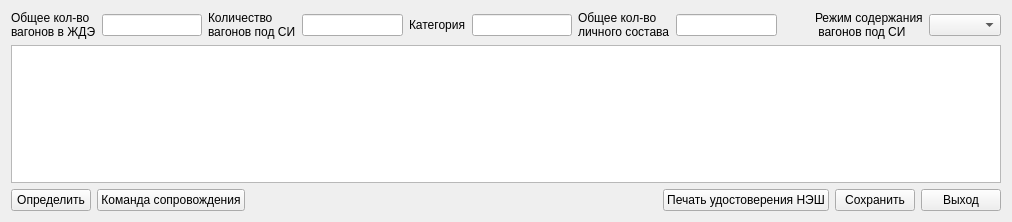
<?xml version="1.0" encoding="UTF-8"?>
<ui version="4.0">
 <class>PeopleCalcForm</class>
 <widget class="QWidget" name="PeopleCalcForm">
  <property name="geometry">
   <rect>
    <x>0</x>
    <y>0</y>
    <width>1012</width>
    <height>222</height>
   </rect>
  </property>
  <property name="windowTitle">
   <string>Определение состава команды сопровождения</string>
  </property>
  <property name="windowIcon">
   <iconset>
    <normaloff>../../../../../root/.designer/images/new.png</normaloff>../../../../../root/.designer/images/new.png</iconset>
  </property>
  <layout class="QVBoxLayout" name="verticalLayout">
   <item>
    <layout class="QHBoxLayout" name="horizontalLayout_2">
     <item>
      <widget class="QLabel" name="label">
       <property name="text">
        <string>Общее кол-во
вагонов в ЖДЭ</string>
       </property>
      </widget>
     </item>
     <item>
      <widget class="QLineEdit" name="leAllRailCount">
       <property name="minimumSize">
        <size>
         <width>80</width>
         <height>0</height>
        </size>
       </property>
       <property name="alignment">
        <set>Qt::AlignCenter</set>
       </property>
       <property name="readOnly">
        <bool>true</bool>
       </property>
      </widget>
     </item>
     <item>
      <widget class="QLabel" name="label_4">
       <property name="text">
        <string>Количество
вагонов под СИ</string>
       </property>
      </widget>
     </item>
     <item>
      <widget class="QLineEdit" name="leSiRailCount">
       <property name="minimumSize">
        <size>
         <width>80</width>
         <height>0</height>
        </size>
       </property>
       <property name="alignment">
        <set>Qt::AlignCenter</set>
       </property>
       <property name="readOnly">
        <bool>true</bool>
       </property>
      </widget>
     </item>
     <item>
      <widget class="QLabel" name="label_2">
       <property name="text">
        <string>Категория</string>
       </property>
      </widget>
     </item>
     <item>
      <widget class="QLineEdit" name="leKP">
       <property name="minimumSize">
        <size>
         <width>80</width>
         <height>0</height>
        </size>
       </property>
       <property name="alignment">
        <set>Qt::AlignCenter</set>
       </property>
       <property name="readOnly">
        <bool>true</bool>
       </property>
      </widget>
     </item>
     <item>
      <widget class="QLabel" name="label_5">
       <property name="text">
        <string>Общее кол-во
личного состава</string>
       </property>
      </widget>
     </item>
     <item>
      <widget class="QLineEdit" name="lePeopleCount">
       <property name="sizePolicy">
        <sizepolicy hsizetype="Preferred" vsizetype="Fixed">
         <horstretch>0</horstretch>
         <verstretch>0</verstretch>
        </sizepolicy>
       </property>
       <property name="minimumSize">
        <size>
         <width>80</width>
         <height>0</height>
        </size>
       </property>
       <property name="alignment">
        <set>Qt::AlignCenter</set>
       </property>
       <property name="readOnly">
        <bool>true</bool>
       </property>
      </widget>
     </item>
     <item>
      <spacer name="horizontalSpacer_3">
       <property name="orientation">
        <enum>Qt::Horizontal</enum>
       </property>
       <property name="sizeHint" stdset="0">
        <size>
         <width>40</width>
         <height>20</height>
        </size>
       </property>
      </spacer>
     </item>
     <item>
      <layout class="QHBoxLayout" name="horizontalLayout_4">
       <item>
        <widget class="QLabel" name="label_3">
         <property name="text">
          <string>Режим содержания
 вагонов под СИ</string>
         </property>
        </widget>
       </item>
       <item>
        <widget class="QComboBox" name="cbRailsTerm"/>
       </item>
      </layout>
     </item>
     <item>
      <layout class="QHBoxLayout" name="horizontalLayout_5"/>
     </item>
    </layout>
   </item>
   <item>
    <widget class="QTableView" name="tv">
     <property name="sortingEnabled">
      <bool>false</bool>
     </property>
     <attribute name="verticalHeaderShowSortIndicator" stdset="0">
      <bool>true</bool>
     </attribute>
    </widget>
   </item>
   <item>
    <layout class="QHBoxLayout" name="horizontalLayout">
     <item>
      <widget class="QPushButton" name="pbCalc">
       <property name="styleSheet">
        <string notr="true"/>
       </property>
       <property name="text">
        <string>Определить</string>
       </property>
      </widget>
     </item>
     <item>
      <widget class="QPushButton" name="pbEscort">
       <property name="text">
        <string>Команда сопровождения</string>
       </property>
      </widget>
     </item>
     <item>
      <spacer name="horizontalSpacer">
       <property name="orientation">
        <enum>Qt::Horizontal</enum>
       </property>
       <property name="sizeHint" stdset="0">
        <size>
         <width>40</width>
         <height>20</height>
        </size>
       </property>
      </spacer>
     </item>
     <item>
      <widget class="QPushButton" name="pbPrintRailMaster">
       <property name="text">
        <string>Печать удостоверения НЭШ</string>
       </property>
      </widget>
     </item>
     <item>
      <widget class="QPushButton" name="pbSave">
       <property name="text">
        <string>Сохранить</string>
       </property>
      </widget>
     </item>
     <item>
      <widget class="QPushButton" name="pbExit">
       <property name="text">
        <string>Выход</string>
       </property>
      </widget>
     </item>
    </layout>
   </item>
  </layout>
 </widget>
 <resources/>
 <connections/>
</ui>
